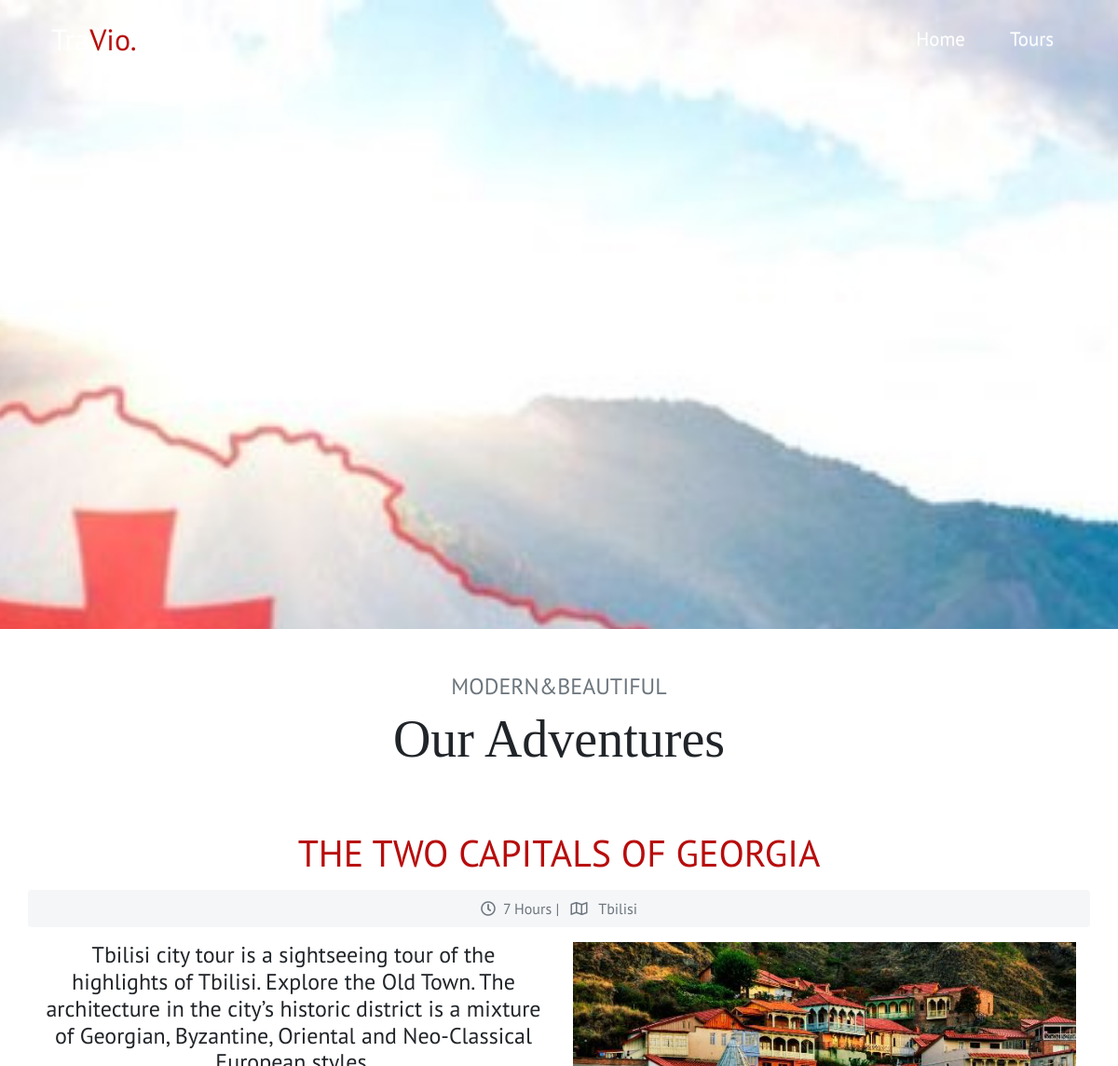
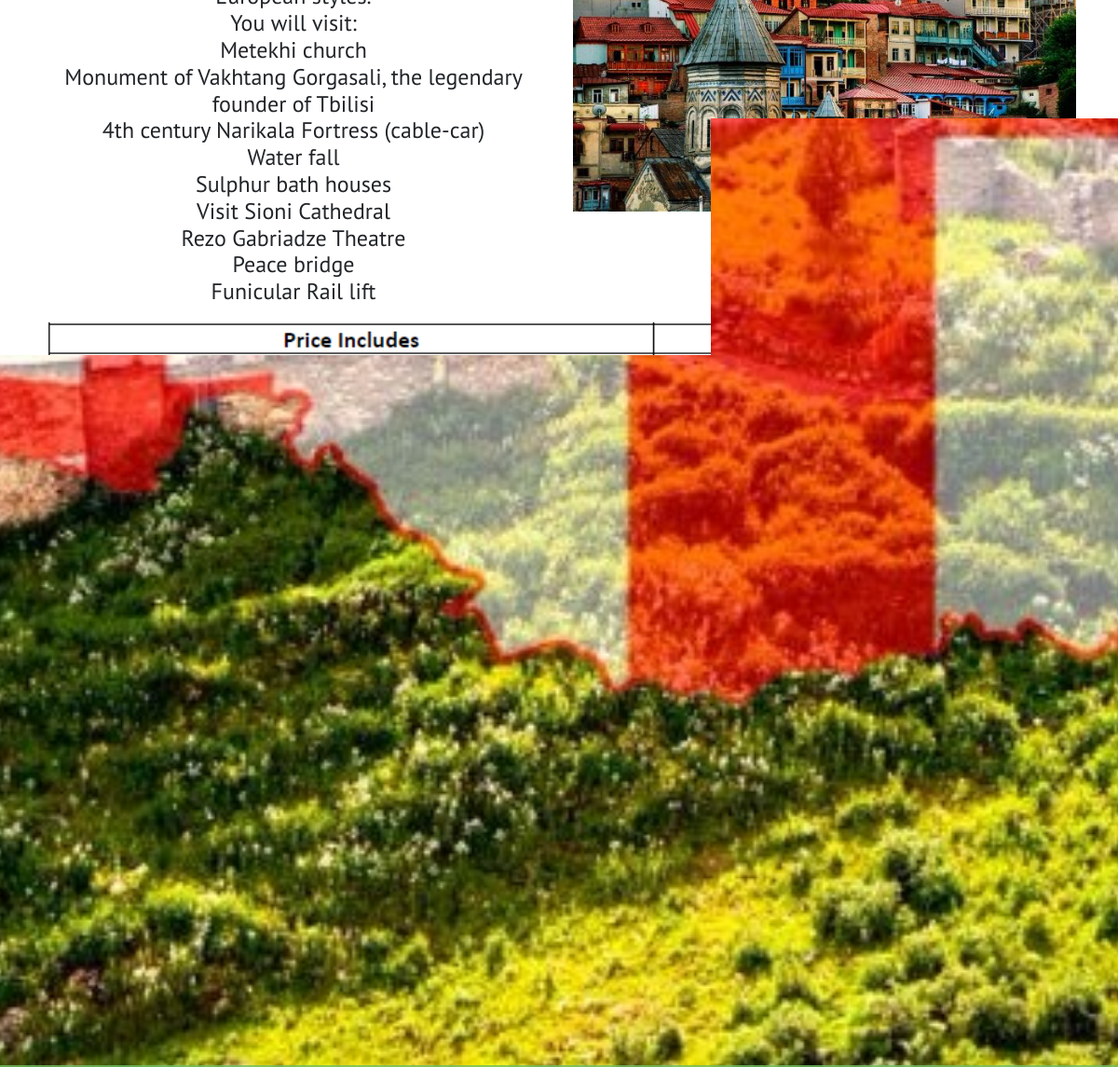
Screenshot of /article.php?id=1 with the database file from the repository (2 pictures, top to bottom).
### tables this page shows
CREATE TABLE `popularblock` (
  `id` int(11) NOT NULL,
  `popularImgSrc` varchar(255) NOT NULL,
  `popularHeading` varchar(255) NOT NULL,
  `popularDuration` varchar(255) NOT NULL,
  `popularLocation` varchar(255) NOT NULL,
  `popularText` varchar(255) NOT NULL,
  `popularTextBig` varchar(2555) NOT NULL,
  `popularPrice` varchar(255) NOT NULL
);

### article.php (the view, shortened to what this page needs)
<!DOCTYPE html>
<html lang="en">
<head>
	<?require'config.php'?>
</head>
<body>
	<?require'artHeader.php'?>
	<section class="start" id="startAnchor">
		<div class="container">
			<h1 class="display-1">Check our Tours</h1>
			<h1>We are sure you find what you want!</h1>
		</div>
	</section>
	<section class="w-100 artStart" style="background-color: #fff;">
		<div class="container">
			<h4 class="text-secondary pt-5">MODERN&BEAUTIFUL</h4>
			<h1 class="display-4 text-play pb-2" id="popularAnchor">Our Adventures</h1>
			<div class="row pt-5">
				<?
    $card=mysqli_query($connection, "SELECT * FROM `popularblock` WHERE `id` = " . (int) $_GET['id']);
    while ($art=mysqli_fetch_assoc($card)) {?>
    			<div class="text-center w-100">
    				<h1 style="color: #b70d0d;"><?=$art['popularHeading']?></h1>
					<div class="bg--gray text-secondary text-bold my-3 rounded"><div class="p-2">
		                		<i class="far fa-clock mr-2"></i><?=$art[popularDuration]?> |  <i class="far fa-map mx-2"></i> <?=$art[popularLocation]?></div>
		            </div>
    			</div>
				<div class="col-md-12 col-lg-6 col-12">
		            <h4 class=""><?=$art[popularTextBig]?></h4>
				</div>
				<div class="col-md-12 col-lg-6 col-12">
					<img src="img/<?=$art['popularImgSrc']?>" alt="" width="100%">
				</div>
				<?}?>
			</div>
			<div class="text-left mb-3">
				<img src="img/table.png" alt="" width="100%">
				<p class="text-bold">NOTE: </p>
				<ol>
					<li><a style="color:#b70d0d" href="https://registration.gov.ge/pub/form/8_protocol_for_arrivals_in_georgia/tk6157/">https://registration.gov.ge/pub/form/8_protocol_for_arrivals_in_georgia/tk6157/</a>. This form must be filled in before departure.</li>
					<li>Mandatory follow up Covid- test within 72 h after arrival.</li>
					<li>Current restrictions in Georgia:
						<ol style="padding-left: 20px;">
							<li style="list-style-type: lower-alpha;">Curfew after 9 PM.</li>
							<li style="list-style-type: lower-alpha;">Shopping malls open from 10:00 - 19:00, except weekends</li>
							<li style="list-style-type: lower-alpha;">Public transport is available from 8:00 to 20:00 all week.</li>
							<li style="list-style-type: lower-alpha;">Indoor Restaurants open from 8th of march except weekends. Take away service is available for all restaurants every day.</li>
						</ol>
					</li>
				</ol>
				<p>
					Please check all the restrictions on the link:
					<a href="https://stopcov.ge/en/shezgudvebi" style="color:#b70d0d">https://stopcov.ge/en/shezgudvebi</a>
				</p>
			</div>
			<a class="btn btn-lg text-light mb-5 mt-5 traBg px-5 text-sans" href="javascript:history.back()">Go Back</a>
		</div>
	</section>
	<?require'footer.php'?>
</body>
</html>

### css/master.css (style rules this page uses)
* { margin: 0; padding: 0; font-family: 'PT Sans', sans-serif; box-sizing: border-box; }
body { background: url(../img/georgia3.jpg) no-repeat center center fixed; -webkit-background-size: cover; -moz-background-size: cover; -o-background-size: cover; background-size: cover; }
a { color: black; transition: 0.2s all ease-out; }
.start { opacity: 0.9; }
.start>div { color: white; margin-top: 20%; text-align: center; }
.text-sans { font-family: 'Work Sans', sans-serif; }
.text-play { font-family: 'Playfair Display', serif; }
.traBg { background-color: #b70d0d; }
.bg--gray { background-color: #f5f6f8; }
.artStart { margin-top: 22%; text-align: center; }

### rows the page displays
popularblock: popularHeading "THE TWO CAPITALS OF GEORGIA", popularDuration "7 Hours", popularLocation "Tbilisi", popularTextBig "Tbilisi city tour is a sightseeing tour of the highlights of Tbilisi. Explore the Old Town. The architecture in the city’s historic district is a mixture of Georgian, Byzantine, Oriental and Neo-Classical European styles. You will visit: Metekhi church Monument of Vakhtang Gorgasali, the legendary founder of Tbilisi 4th century Narikala Fortress (cable-car) Water fall Sulphur bath houses Visit Sioni Cathedral Rezo Gabriadze Theatre Peace bridge Funicular Rail lift", popularImgSrc (picture)
